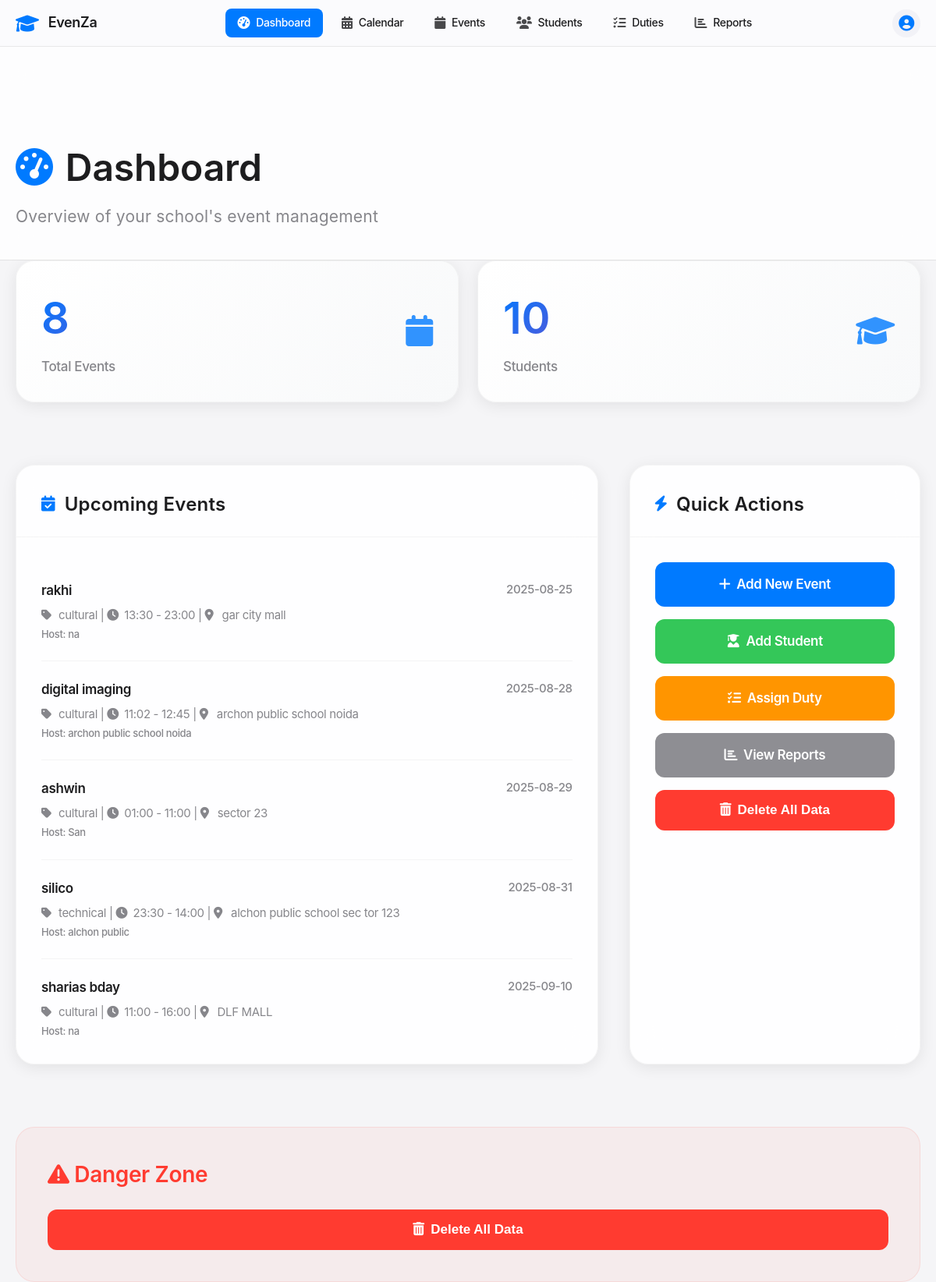
Before: / with the older database file.
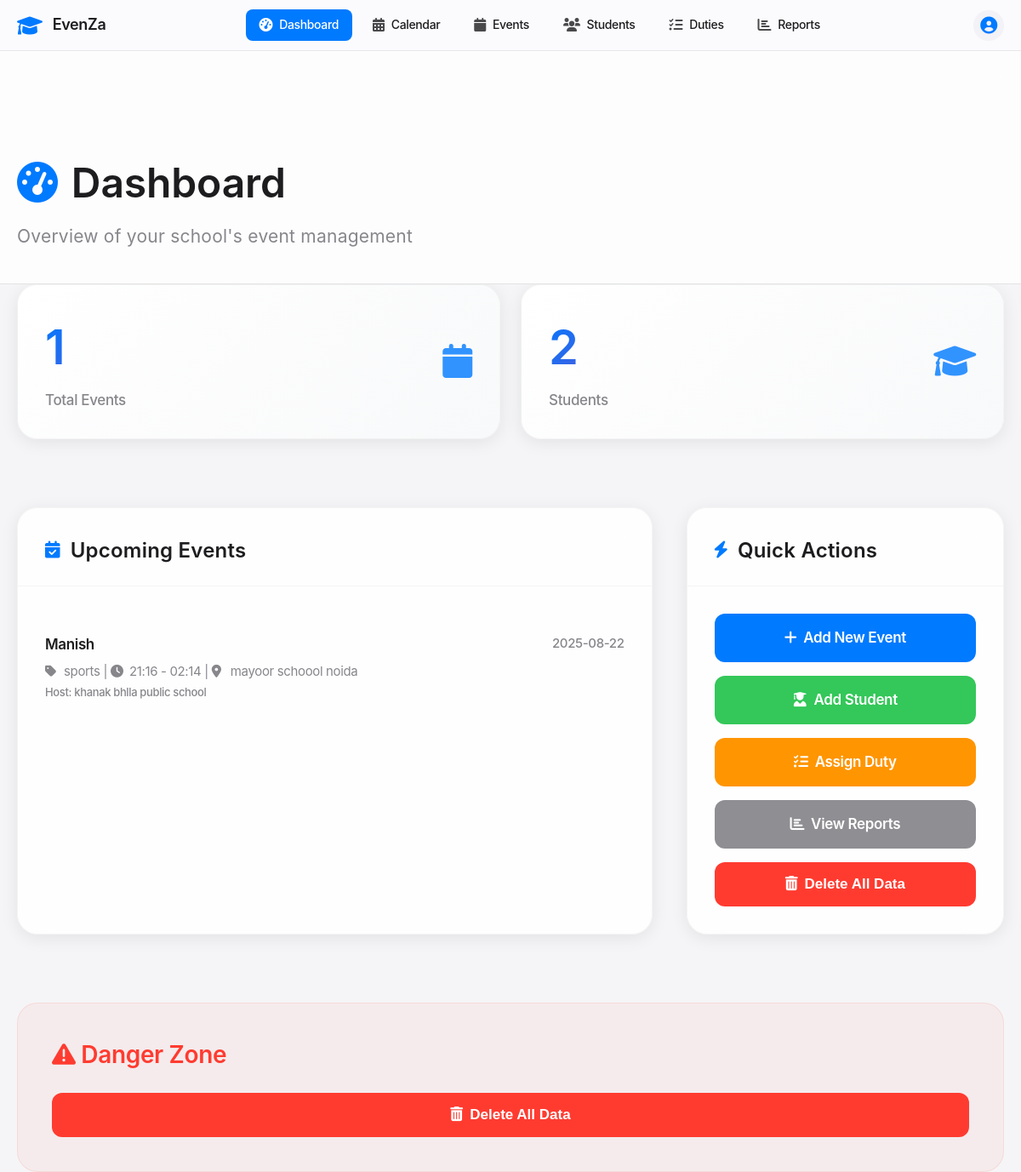
After: the same page with the newer database file.
### tables this page shows
CREATE TABLE events (
            id INTEGER PRIMARY KEY AUTOINCREMENT,
            name TEXT NOT NULL,
            type TEXT NOT NULL,
            event_date DATE NOT NULL,
            start_time TIME NOT NULL,
            end_time TIME NOT NULL,
            venue TEXT NOT NULL,
            description TEXT,
            host_school TEXT NOT NULL,
            participating_schools TEXT,
            status TEXT DEFAULT 'upcoming',
            created_at TIMESTAMP DEFAULT CURRENT_TIMESTAMP
        );

### app.py (the view)
@app.route('/')
def dashboard():
    conn = get_db_connection()
    total_events = conn.execute('SELECT COUNT(*) as count FROM events').fetchone()['count']
    total_participants = conn.execute('SELECT COUNT(*) as count FROM participants WHERE type = "student"').fetchone()['count']
    total_duty_personnel = conn.execute('SELECT COUNT(*) as count FROM duty_personnel').fetchone()['count']
    total_duties = conn.execute('SELECT COUNT(*) as count FROM duties').fetchone()['count']
    upcoming_events = conn.execute('''
        SELECT * FROM events
        WHERE event_date >= DATE('now')
        ORDER BY event_date ASC
        LIMIT 5
    ''').fetchall()
    conn.close()
    return render_template('dashboard.html',
                         total_events=total_events,
                         total_participants=total_participants,
                         total_duty_personnel=total_duty_personnel,
                         total_duties=total_duties,
                         upcoming_events=upcoming_events)

### app.py (called while the page is built)
def get_db_connection():
    conn = sqlite3.connect('events.db')
    conn.row_factory = sqlite3.Row
    return conn

### templates/dashboard.html (shortened to what the changed rows need)
<!DOCTYPE html>
<html lang="en">
<head>
    <link href="https://cdnjs.cloudflare.com/ajax/libs/font-awesome/6.0.0/css/all.min.css" rel="stylesheet">
</head>
<body>
    <div class="main-header fade-in">
        <div class="container">
            <h1><i class="fas fa-tachometer-alt"></i>Dashboard</h1>
        </div>
    </div>
    <div class="container">
        <div class="stats-grid">
            <div class="stat-card fade-in">
                <div class="stat-card-content">
                    <div>
                        <div class="stat-number">{{ total_events }}</div>
                        <div class="stat-label">Total Events</div>
                    </div>
                </div>
            </div>
            <div class="stat-card fade-in">
                <div class="stat-card-content">
                    <div>
                        <div class="stat-number">{{ total_participants }}</div>
                        <div class="stat-label">Students</div>
                    </div>
                </div>
            </div>
        </div>
        <div class="content-grid">
            <div class="apple-card fade-in">
                <div class="card-header">
                    <h2 class="card-title">
                        <i class="fas fa-calendar-check"></i>Upcoming Events
                    </h2>
                </div>
                <div class="card-body">
                    {% if upcoming_events %}
                        <ul class="event-list">
                            {% for event in upcoming_events %}
                                <li class="event-item">
                                    <div class="event-header">
                                        <div class="event-name">{{ event.name }}</div>
                                        <div class="event-date">{{ event.event_date }}</div>
                                    </div>
                                    <div class="event-details">
                                        <i class="fas fa-tag"></i>{{ event.type }} |
                                        <i class="fas fa-clock"></i>{{ event.start_time }} - {{ event.end_time }} |
                                        <i class="fas fa-map-marker-alt"></i>{{ event.venue }}
                                    </div>
                                    <div class="event-host">Host: {{ event.host_school }}</div>
                                </li>
                            {% endfor %}
                        </ul>
                    {% else %}
                        <div class="empty-state">
                            <i class="fas fa-calendar-times"></i>
                            <p>No upcoming events found.</p>
                        </div>
                    {% endif %}
                </div>
            </div>
            <div class="apple-card fade-in">
                <div class="card-header">
                    <h2 class="card-title">
                        <i class="fas fa-bolt"></i>Quick Actions
                    </h2>
                </div>
            </div>
        </div>
    </div>
    <div class="container">
        <div class="danger-zone">
            <h2><i class="fas fa-exclamation-triangle"></i> Danger Zone</h2>
        </div>
    </div>
</body>
</html>

Changed rows visible on the page:
removed events: name "rakhi", event_date "2025-08-25", type "cultural", start_time "13:30", end_time "23:00", venue "gar city mall", host_school "na"
removed events: name "digital imaging", event_date "2025-08-28", type "cultural", start_time "11:02", end_time "12:45", venue "archon public school noida", host_school "archon public school noida"
removed events: name "ashwin", event_date "2025-08-29", type "cultural", start_time "01:00", end_time "11:00", venue "sector 23", host_school "San"
removed events: name "silico", event_date "2025-08-31", type "technical", start_time "23:30", end_time "14:00", venue "alchon public school sec tor 123", host_school "alchon public"
removed events: name "sharias bday", event_date "2025-09-10", type "cultural", start_time "11:00", end_time "16:00", venue "DLF MALL", host_school "na"
added events: name "Manish", event_date "2025-08-22", type "sports", start_time "21:16", end_time "02:14", venue "mayoor schoool noida", host_school "khanak bhlla public school"
Other visible differences:
{{ total_events }}: "8" → "1"
{{ total_participants }}: "10" → "2"
